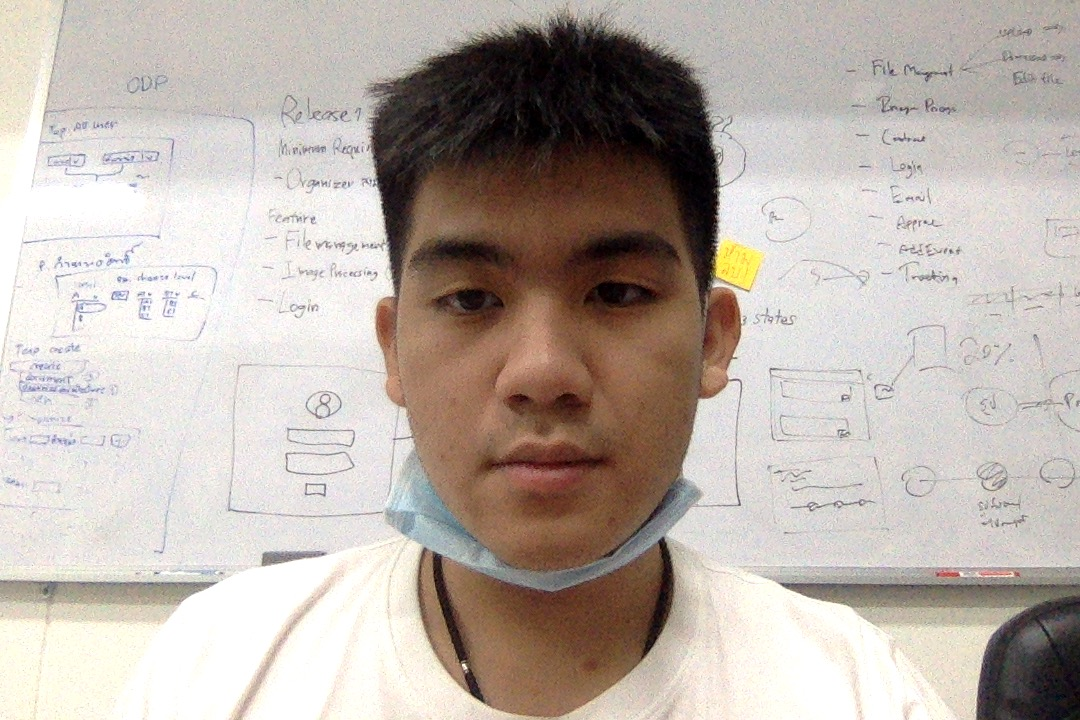
#> input picture knn_examples/train/bright/bright.jpg, 1080 x 720 px; its folder holds only this picture in this run
$ python traindataset.py
#> lines starting #> are read from the running program, lines starting #| are printed output that depends on the picture
import numpy as np
from PIL import Image
import os,cv2

print(cv2.__version__)
def train_classifier(data_dir):
#> called with data_dir = 'knn_examples/train/bright'
    path = [os.path.join (data_dir,f) for f in os.listdir(data_dir)]

    faces=[]
    ids=[]

    for image in path:
        img=Image.open(image).convert("L")
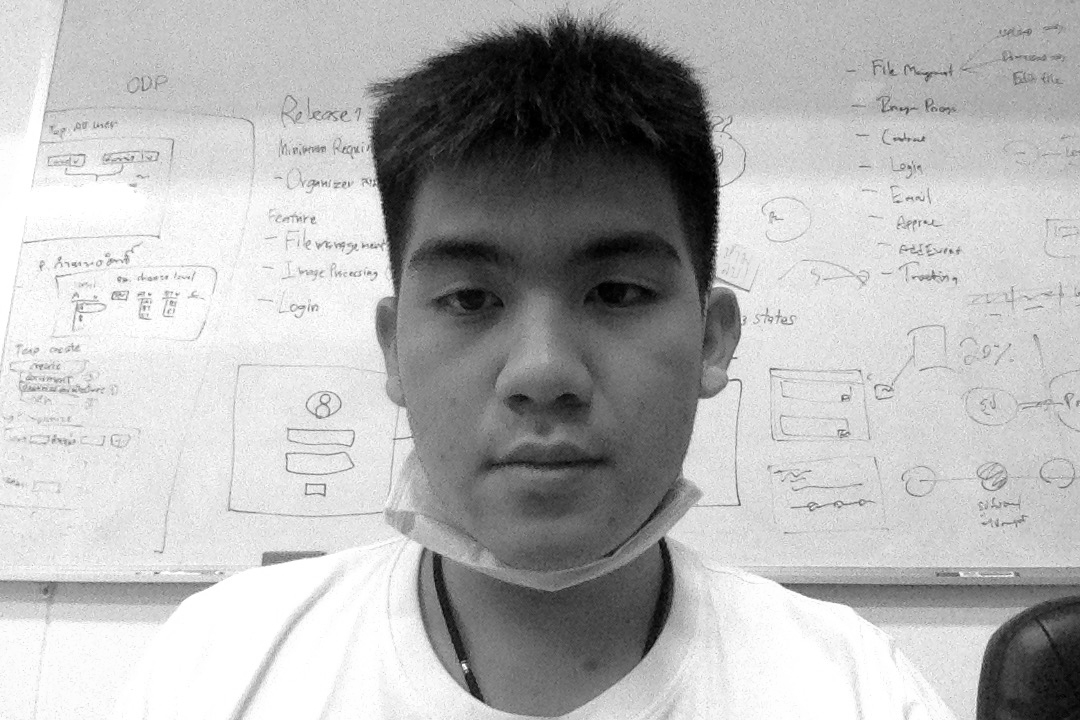
#> img: PIL image 1080x720 L; min 0, max 255, mean 179.8
        imageNp=np.array(img,'uint8')
#> (the run stopped early here; a loop or call above may not have finished)

$ run again, on knn_examples/train/bright/bright2.jpg
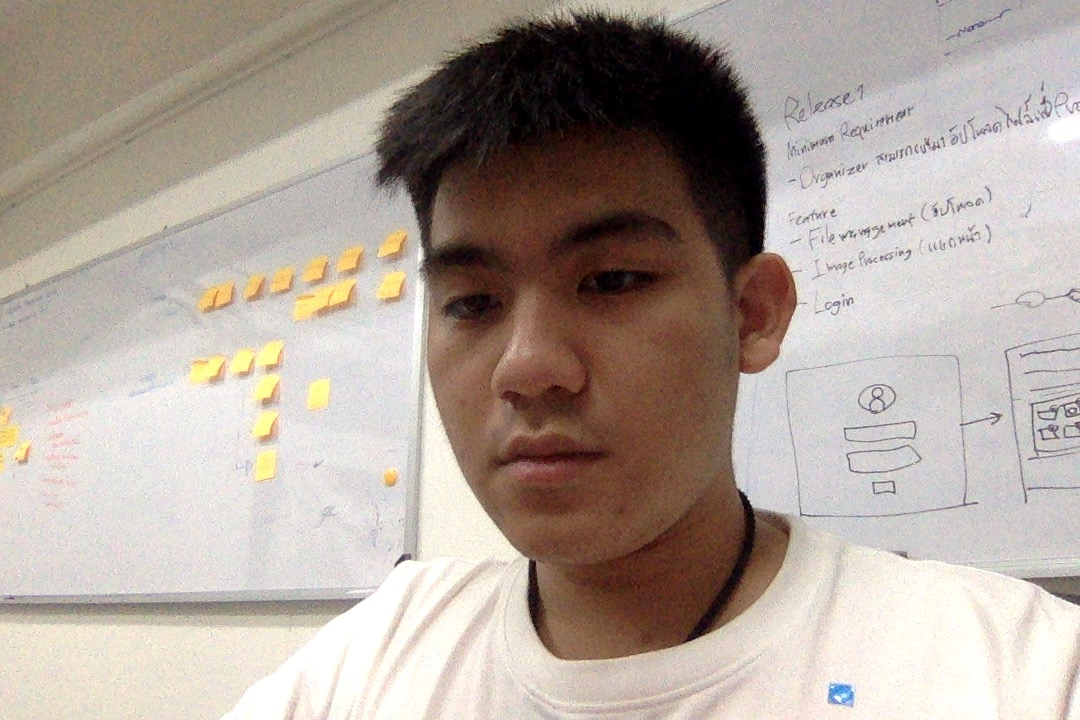
#> input picture knn_examples/train/bright/bright2.jpg, 1080 x 720 px
#> in train_classifier, `img=Image.open(image).convert("L")`:
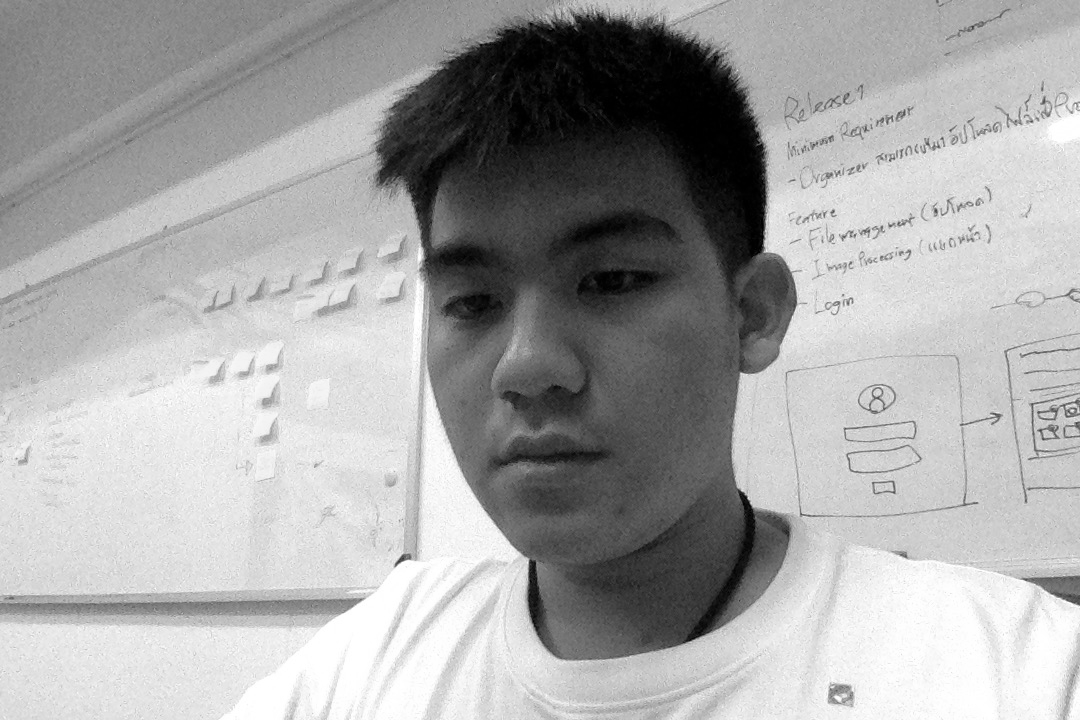
#> img: PIL image 1080x720 L; min 0, max 255, mean 167.2

$ run again, on knn_examples/train/bright/bright3.jpg
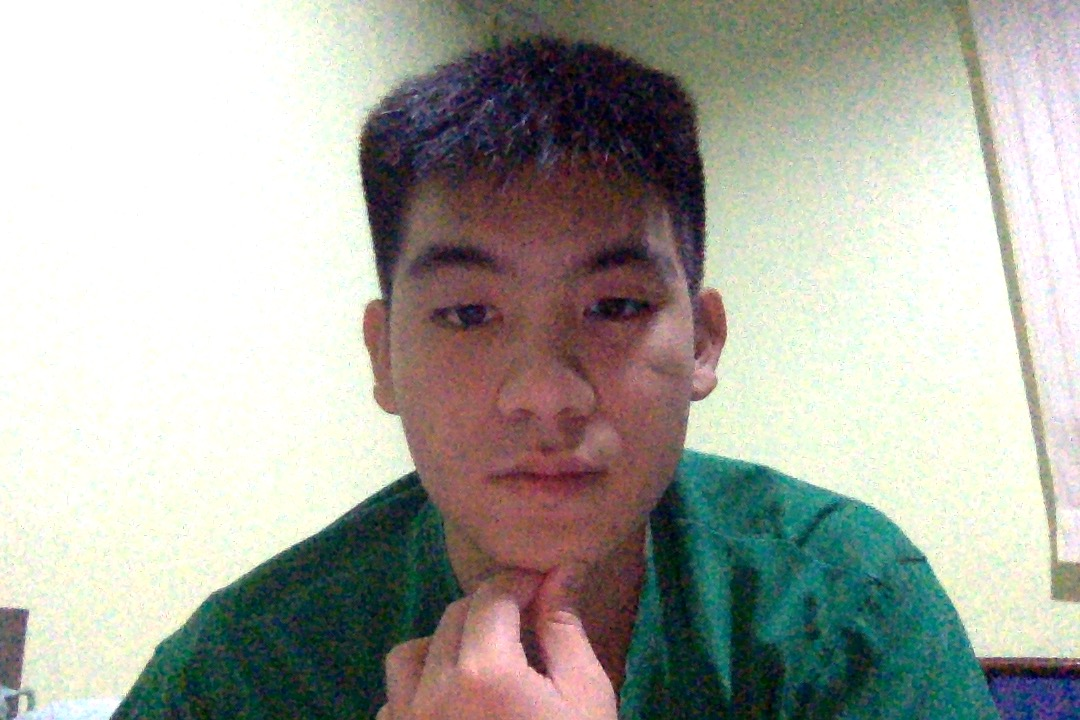
#> input picture knn_examples/train/bright/bright3.jpg, 1080 x 720 px
#> in train_classifier, `img=Image.open(image).convert("L")`:
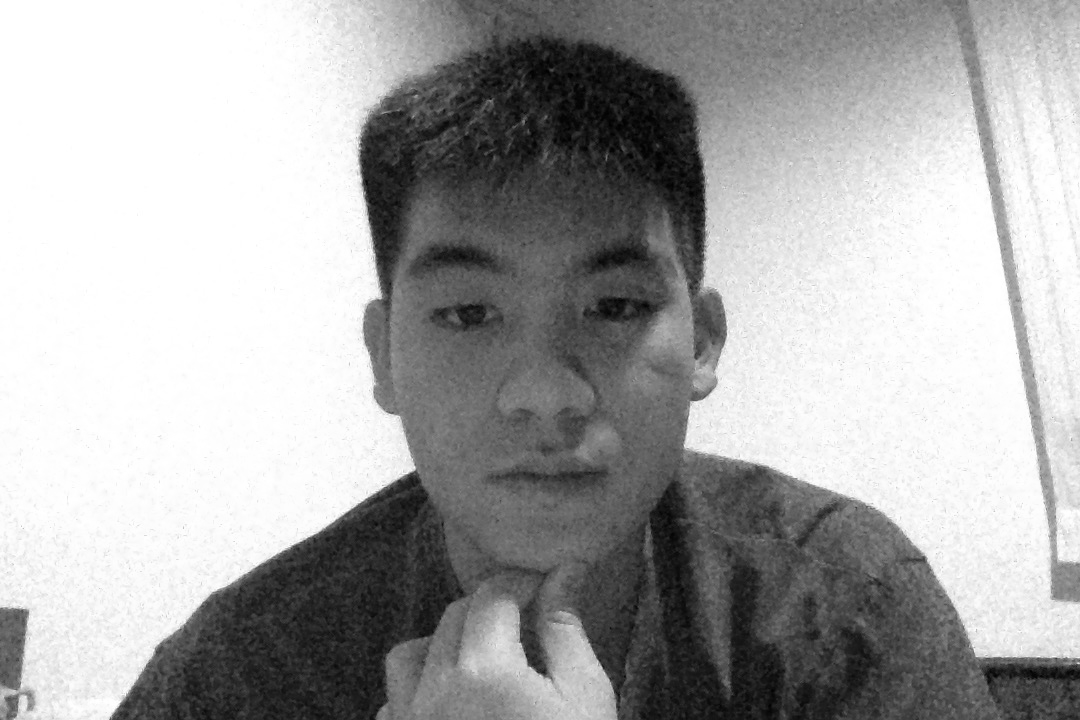
#> img: PIL image 1080x720 L; min 0, max 255, mean 167.5
